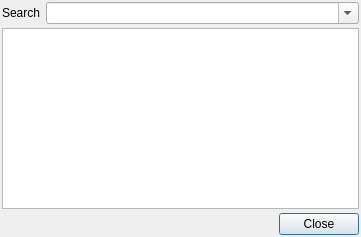
<ui version="4.0" >
 <class>CommandHelpDialog</class>
 <widget class="QDialog" name="CommandHelpDialog" >
  <property name="geometry" >
   <rect>
    <x>0</x>
    <y>0</y>
    <width>361</width>
    <height>237</height>
   </rect>
  </property>
  <property name="windowTitle" >
   <string>Command Help</string>
  </property>
  <property name="windowIcon" >
   <iconset resource="icons.qrc" >:/program/icons/aten.png</iconset>
  </property>
  <layout class="QVBoxLayout" >
   <property name="margin" >
    <number>2</number>
   </property>
   <property name="spacing" >
    <number>4</number>
   </property>
   <item>
    <layout class="QHBoxLayout" >
     <property name="margin" >
      <number>0</number>
     </property>
     <property name="spacing" >
      <number>6</number>
     </property>
     <item>
      <widget class="QLabel" name="label" >
       <property name="sizePolicy" >
        <sizepolicy>
         <hsizetype>1</hsizetype>
         <vsizetype>5</vsizetype>
         <horstretch>0</horstretch>
         <verstretch>0</verstretch>
        </sizepolicy>
       </property>
       <property name="text" >
        <string>Search</string>
       </property>
      </widget>
     </item>
     <item>
      <widget class="QComboBox" name="SearchCombo" >
       <property name="sizePolicy" >
        <sizepolicy>
         <hsizetype>7</hsizetype>
         <vsizetype>0</vsizetype>
         <horstretch>0</horstretch>
         <verstretch>0</verstretch>
        </sizepolicy>
       </property>
       <property name="editable" >
        <bool>true</bool>
       </property>
       <property name="insertPolicy" >
        <enum>QComboBox::NoInsert</enum>
       </property>
      </widget>
     </item>
    </layout>
   </item>
   <item>
    <widget class="QTextEdit" name="SearchEdit" >
     <property name="readOnly" >
      <bool>true</bool>
     </property>
    </widget>
   </item>
   <item>
    <layout class="QHBoxLayout" >
     <property name="margin" >
      <number>0</number>
     </property>
     <property name="spacing" >
      <number>6</number>
     </property>
     <item>
      <spacer>
       <property name="orientation" >
        <enum>Qt::Horizontal</enum>
       </property>
       <property name="sizeHint" >
        <size>
         <width>40</width>
         <height>20</height>
        </size>
       </property>
      </spacer>
     </item>
     <item>
      <widget class="QPushButton" name="CloseButton" >
       <property name="text" >
        <string>Close</string>
       </property>
      </widget>
     </item>
    </layout>
   </item>
  </layout>
 </widget>
 <resources>
  <include location="icons.qrc" />
 </resources>
 <connections/>
</ui>
